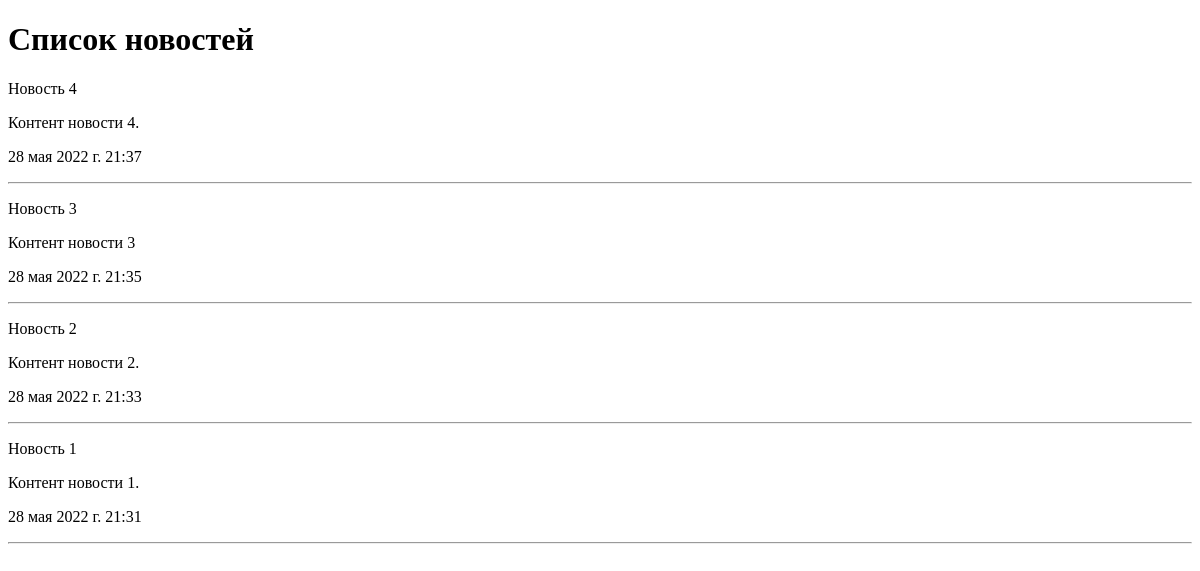
The app's page /, older data.
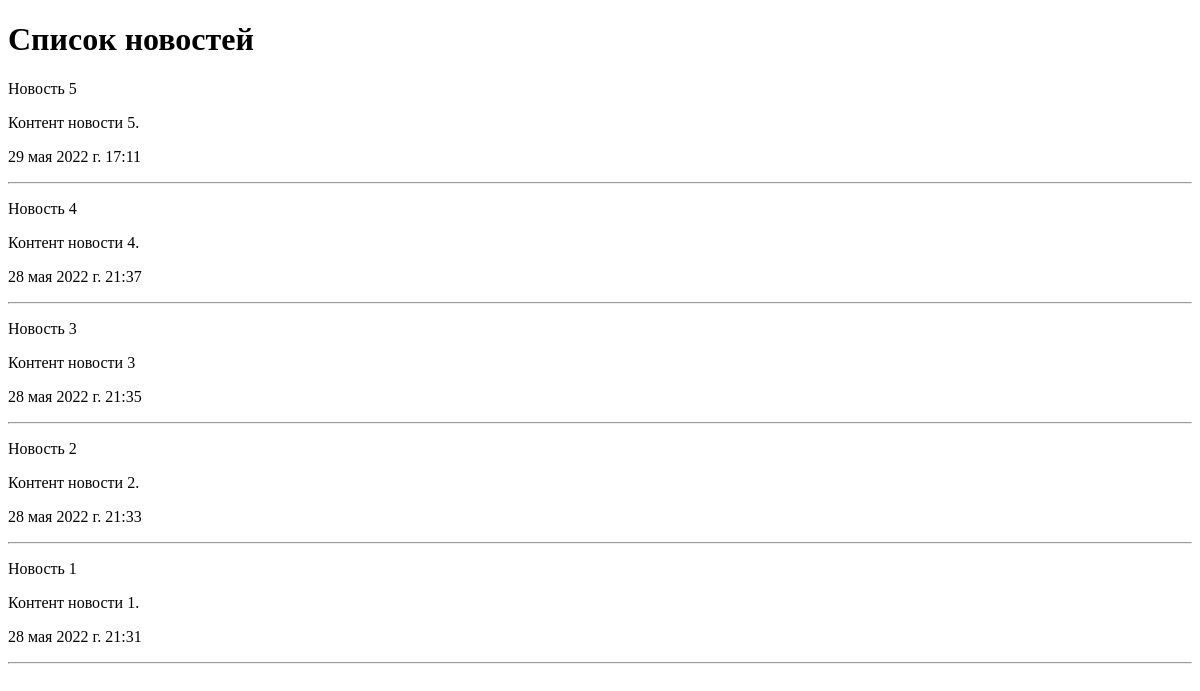
The same page, newer data.
### news/models.py (models this page shows, shortened)
class News(models.Model):
    title = models.CharField(max_length=150, verbose_name='Наименование')
    content = models.TextField(blank=True, verbose_name='Контент')
    created_at = models.DateTimeField(auto_now_add=True, verbose_name='Создано')
    updated_at = models.DateTimeField(auto_now=True, verbose_name='Обновлено')
    photo = models.ImageField(upload_to='photos/%Y/%m/%d/', verbose_name='Фото', blank=True)
    is_published = models.BooleanField(default=True, verbose_name='Опубликовано')
    category = models.ForeignKey('Category', on_delete=models.PROTECT, null=True, verbose_name='Категория')
    class Meta:
        verbose_name = 'Новость'
        verbose_name_plural = 'Новости'
        ordering = ['-created_at']

### news/views.py (the view)
# urls.py: path('', index),
def index(request):
    news = News.objects.all()
    context = {
        'news': news,
        'title': 'Список новостей'
    }
    return render(request, template_name='news/index.html', context=context)

### news/templates/news/index.html (shortened to what this page needs)
<!DOCTYPE html>
<html lang="en">
<head>
</head>
<body>
<h1>{{ title }}</h1>
{% for item in news %}
   <div>
      <p>{{ item.title }}</p>
      <p>{{ item.content }}</p>
      <p>{{ item.created_at }}</p>
   </div>
   <hr>
{% endfor %}
</body>
</html>

Row changes from the older to the newer data that the page shows:
added News: title "Новость 5", content "Контент новости 5.", created_at "29 мая 2022 г. 17:11"
